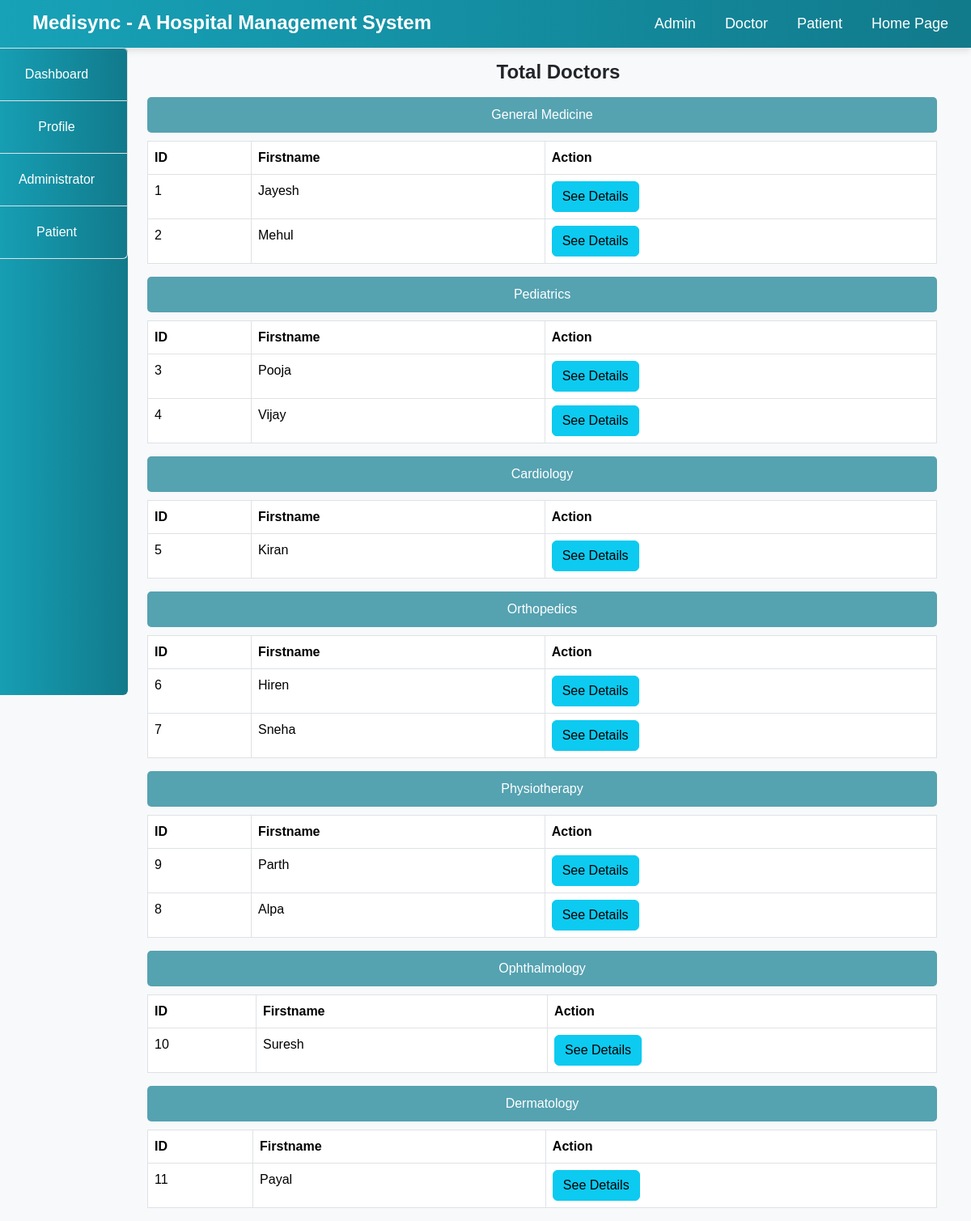
Page /Hospital/admin/doctor.php on the committed database.
### tables this page shows
CREATE TABLE `doctors` (
  `id` int(100) NOT NULL,
  `firstname` varchar(100) NOT NULL,
  `surname` varchar(100) NOT NULL,
  `username` varchar(100) NOT NULL,
  `email` varchar(100) NOT NULL,
  `gender` varchar(100) NOT NULL,
  `phone` varchar(100) NOT NULL,
  `city` varchar(100) NOT NULL,
  `qualification` varchar(100) NOT NULL,
  `experience` varchar(100) NOT NULL,
  `password` varchar(100) NOT NULL,
  `salary` varchar(100) NOT NULL,
  `department` varchar(100) NOT NULL,
  `date_reg` varchar(100) NOT NULL,
  `status` text NOT NULL,
  `profile` varchar(100) NOT NULL
);

### Hospital/admin/doctor.php (the view, shortened to what this page needs)
<!DOCTYPE html>
<html lang="en">
<head>
</head>
<body>
    <?php
    include("../include/header.php");
    include("../include/connection.php");
    ?>
    <div class="container-fluid">
        <div class="col-md-12">
            <div class="row">
                <div class="col-md-2" style="margin-left: -30px;">
                    <?php include("sidenav.php"); ?>
                </div>
                <div class="col-md-10">
                    <h5 class="text-center my-3">Total Doctors</h5>
                    <?php
                    $dept_query = "SELECT DISTINCT department FROM doctors WHERE status='Approved'";
                    $dept_res = mysqli_query($connect, $dept_query);
                    if (mysqli_num_rows($dept_res) < 1) {
                        echo "<p class='text-center'>No Approved Doctors Yet.</p>";
                    } else {
                        while ($dept_row = mysqli_fetch_array($dept_res)) {
                            $department = $dept_row['department'];
                            echo "<div class='role-header'>$department</div>";
                            $doc_query = "SELECT * FROM doctors WHERE status='Approved' AND department='$department' ORDER BY date_reg ASC";
                            $doc_res = mysqli_query($connect, $doc_query);
                            if (mysqli_num_rows($doc_res) < 1) {
                                echo "<p class='text-center'>No Doctors in $department Yet.</p>";
                            } else {
                                echo "<table class='table table-bordered'>
                                        <thead>
                                            <tr>
                                                <th>ID</th>
                                                <th>Firstname</th>
                                                <th>Action</th>
                                            </tr>
                                        </thead>
                                        <tbody>";
                                while ($doc_row = mysqli_fetch_array($doc_res)) {
                                    echo "
                                    <tr>
                                        <td>{$doc_row['id']}</td>
                                        <td>{$doc_row['firstname']}</td>
                                        <td>
                                            <a href='edit.php?id={$doc_row['id']}'>
                                                <button class='btn btn-info'>See Details</button>
                                            </a>
                                        </td>
                                    </tr>";
                                }
                                echo "</tbody></table>";
                            }
                        }
                    }
                    ?>
                </div>
            </div>
        </div>
    </div>
</body>
</html>

### Hospital/admin/doctor.php (style rules this page uses)
.table thead { background-color: #f8f9fa; }
.text-center { text-align: center; }
.role-header { background-color: #55a2b1; color: white; padding: 10px; margin-bottom: 10px; border-radius: 5px; text-align: center; }

### Hospital/include/header.php (style rules this page uses)
body { font-family: 'Arial', sans-serif; background-color: #f8f9fa; }
h5 { margin-left: 40px; margin-top: 5px; font-size: 24px; font-weight: bold; }

### rows in the picture
doctors: id "1", firstname "Jayesh"
doctors: id "2", firstname "Mehul"
doctors: id "3", firstname "Pooja"
doctors: id "4", firstname "Vijay"
doctors: id "5", firstname "Kiran"
doctors: id "6", firstname "Hiren"
doctors: id "7", firstname "Sneha"
doctors: id "9", firstname "Parth"
doctors: id "8", firstname "Alpa"
doctors: id "10", firstname "Suresh"
doctors: id "11", firstname "Payal"

### other values in the picture
$department "General Medicine"
$department "Pediatrics"
$department "Cardiology"
$department "Orthopedics"
$department "Physiotherapy"
$department "Ophthalmology"
$department "Dermatology"
